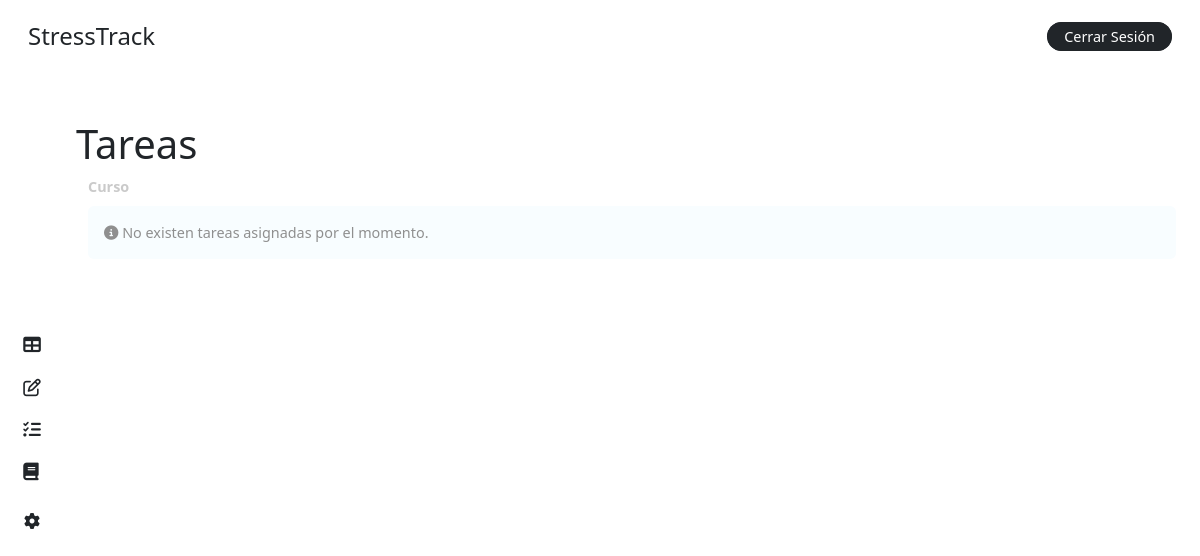
Before: /tasks/ (signed in) with the older database file.
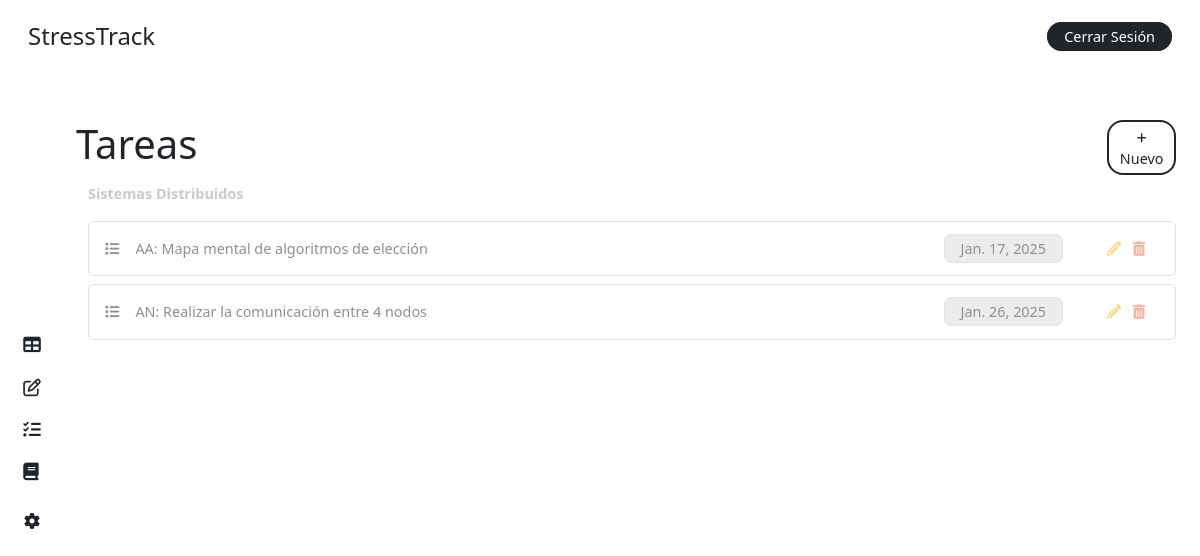
After: the same page with the newer database file.
### stress/models.py (models this page shows, shortened)
class Course(models.Model):
    name = models.CharField(max_length=100)
    teacher = models.ForeignKey('CustomUser', on_delete=models.CASCADE, related_name='teaching_courses', limit_choices_to={'role': 'teacher'})

class Task(models.Model):
    title = models.CharField(max_length=200)
    due_date = models.DateField(blank=True, null=True)
    course = models.ForeignKey(Course, on_delete=models.CASCADE, related_name='tasks')

### stress/views.py (the view, shortened to what this page needs)
# urls.py: path('tasks/', views.list_tasks, name='list-tasks'),
@login_required
def list_tasks(request):
    user = request.user
    if user.role == 'student':
        course = user.course
    else:
        course = user.teaching_courses.first()
    if course:
        tasks = course.tasks.all()
    else:
        tasks = None
    context = {
        'tasks': tasks,
        'role': user.role,
        'course': course,
    }
    return render(request, 'dashboard/task.html', context)

### stress/templates/dashboard/task.html (shortened to what this page needs)
{% extends "base/dashboard_base.html" %}
{% block content %}
{% include "elements/dashboard_sidebar.html" with role=role %}
<main class="main p-4">
    <div class="my-4">
        <div class="row">
            <div class="col-11 p-0">
                <h1 class="m-0">Tareas</h1>
            </div>
            {% if role == 'teacher' %}
                {% if course %}
                    <div class="col-1 d-flex flex-column justify-content-center">
                        <button
                            class="fs-7 text-center rounded-4 bg-white border border-dark border-2 text-dark text-decoration-none py-1 px-2"
                            data-bs-toggle="modal"
                            data-bs-target="#addTaskModal">
                            <i class="fa-solid fa-plus fs-8"></i> Nuevo
                        </button>
                    </div>
                {% endif %}
            {% endif %}
        </div>
        <label class="text-grisillo fw-bold my-2">
            {% if course %}
                {{ course.name }}
            {% else %}
                Curso
            {% endif %}
        </label>
        {% if not tasks %}
            <div class="bg-inf p-3 rounded-2 text-gris">
                <i class="fas fa-info-circle"></i> No existen tareas asignadas por el momento.
            </div>
        {% else %}
            {% for task in tasks %}
                {% if role == 'student' %}
                    <div class="p-3 my-2 rounded-2 text-gris border border-1">
                        <div class="row">
                            <div class="col-10">
                                <i class="fa-solid fa-list me-3"></i>{{ task.title }}
                            </div>
                            <div class="col-2 text-center">
                                <div class="ms-4 bg-color-grisillo py-1 px-3 border d-inline rounded-3 fs-7">
                                    {{ task.due_date }}
                                </div>
                            </div>
                        </div>
                    </div>
                {% else %}
                    <div class="p-3 my-2 rounded-2 text-gris border border-1">
                        <div class="row">
                            <div class="col-9">
                                <i class="fa-solid fa-list me-3"></i>{{ task.title }}
                            </div>
                            <div class="col-2 text-center">
                                <div class="ms-4 bg-color-grisillo py-1 px-3 border d-inline rounded-3 fs-7">
                                    {{ task.due_date }}
                                </div>
                            </div>
                            <div class="col-1 text-center">
                                <a  href="#"
                                    class="mx-1 text-decoration-none text-not-bad edit-task"
                                    data-bs-toggle="modal"
                                    data-bs-target="#updateModal"
                                    data-task='{"id": "{{ task.id }}", "title": "{{ task.title }}", "due_date": "{{ task.due_date }}"}'
                                    title="Editar">
                                    <i class="fa-solid fa-pencil"></i>
                                </a>
                                <a href="{% url 'delete-task' task.id %}" class="mx-1 text-decoration-none text-dying" title="Eliminar">
                                    <i class="fa-solid fa-trash-can"></i>
                                </a>
                            </div>
                        </div>
                    </div>
                {% endif %}
            {% endfor %}
        {% endif %}
    </div>
</main>
{% endblock %}

Changed rows visible on the page:
added Course: name "Sistemas Distribuidos"
added Task: title "AA: Mapa mental de algoritmos de elección", due_date "Jan. 17, 2025"
added Task: title "AN: Realizar la comunicación entre 4 nodos", due_date "Jan. 26, 2025"
Other visible differences:
text no longer shown: "Curso No existen tareas asignadas por el momento."
text now shown: "Nuevo"
